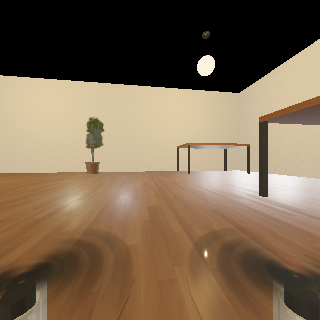
#> input picture input.png, 320 x 320 px
$ python transform_rendered_to_naneye.py
#> lines starting #> are read from the running program, lines starting #| are printed output that depends on the picture
import argparse
import numpy as np
from PIL import Image, ImageFilter

# File names
input_path = "input.png"
output_path = "output.png"

# NanEye resolution
width = 320
height = 320

# Using values from the spec sheet
full_scale_dn = 860.0 # full scale digital num before value gets clipped
read_noise_dn = 0.4
prnu_std = 0.013
dsnu_std = 0.84
row_noise_std = 0.2

blur_radius = 0.7
seed = 42

# Kalibr/OpenCV-style intrinsics in pixels [fu fv pu pv]
fx_px = width / 2.0
fy_px = height / 2.0
cx_px = (width - 1) / 2.0
cy_px = (height - 1) / 2.0

# Kalibr/OpenCV `radtan` distortion coefficients.
# Kalibr order: [k1 k2 r1 r2] where r1 maps to p1 and r2 maps to p2.
k1 = 0.18
k2 = 0.0
p1 = 0.0
p2 = 0.0
k3 = 0.0

def load_image_linear(path):
    # Load grayscale image. The function loads as an 8-bit depth image but
    # NanEye images are 10-bit depth in reality.
    img = Image.open(path).convert("L")
    return np.array(img, dtype=np.float32) / 255.0


def bilinear_interpolate(image, x, y):
    h, w = image.shape
    x = np.clip(x, 0, w - 1)
    y = np.clip(y, 0, h - 1)

    x0 = np.floor(x).astype(np.int32)
    y0 = np.floor(y).astype(np.int32)
    x1 = np.clip(x0 + 1, 0, w - 1)
    y1 = np.clip(y0 + 1, 0, h - 1)

    dx = x - x0
    dy = y - y0

    wa = (1.0 - dx) * (1.0 - dy)
    wb = dx * (1.0 - dy)
    wc = (1.0 - dx) * dy
    wd = dx * dy

    return (
        image[y0, x0] * wa
        + image[y0, x1] * wb
        + image[y1, x0] * wc
        + image[y1, x1] * wd
    )


def inverse_radtan_map(x_dist, y_dist, k1, k2, p1, p2, k3=0.0, iterations=8):
    # Invert Brown-Conrady (OpenCV/Kalibr radtan) in normalized image coords.
    x = x_dist.copy()
    y = y_dist.copy()

    for _ in range(iterations):
        r2 = x**2 + y**2
        r4 = r2 * r2
        r6 = r4 * r2
        radial = 1.0 + k1 * r2 + k2 * r4 + k3 * r6
        radial = np.where(np.abs(radial) < 1e-6, 1e-6, radial)

        delta_x = 2.0 * p1 * x * y + p2 * (r2 + 2.0 * x**2)
        delta_y = p1 * (r2 + 2.0 * y**2) + 2.0 * p2 * x * y

        x = (x_dist - delta_x) / radial
        y = (y_dist - delta_y) / radial

    return x, y


def apply_optics(gray, width, height, blur_radius, fx_px, fy_px, cx_px, cy_px, k1, k2, p1, p2, k3):
    # Simple optical stage: blur, then distortion, then resample to sensor.
    if fx_px <= 0 or fy_px <= 0:
        raise ValueError("Intrinsics fx_px/fy_px must be positive.")

    img = Image.fromarray((gray * 255).astype(np.uint8), mode="L")
    img = img.filter(ImageFilter.GaussianBlur(radius=blur_radius))
    img = img.resize((width, height), Image.Resampling.BICUBIC)

    gray = np.array(img, dtype=np.float32) / 255.0
    h, w = gray.shape

    y, x = np.indices((h, w), dtype=np.float32)
    # Distorted output coordinates in normalized camera units.
    x_dist = (x - cx_px) / fx_px
    y_dist = (y - cy_px) / fy_px

    # Inverse map so each output pixel samples the correct undistorted source.
    x_undist, y_undist = inverse_radtan_map(x_dist, y_dist, k1, k2, p1, p2, k3)

    x_src = x_undist * fx_px + cx_px
    y_src = y_undist * fy_px + cy_px

    return bilinear_interpolate(gray, x_src, y_src)


def convert_to_electrons(gray, full_scale_dn):
    # Convert normalized intensity to sensor units.
    return gray * full_scale_dn


# [5 lines left out: function generate_fixed_pattern_maps, not called in this run]


def apply_prnu(signal_dn, prnu_std, rng, prnu_map=None):
    # Photo Response Non-Uniformity (PRNU) is a multiplicative fixed-pattern.
    if prnu_map is None:
        prnu_map = rng.normal(0, prnu_std, signal_dn.shape)
    return signal_dn * (1 + prnu_map)


def apply_shot_noise(signal_dn, rng):
    # Photon shot noise is described by the Poisson process.
    # It's caused by the discrete arrival of photons and is signal dependent
    signal_dn = np.clip(signal_dn, 0, None)
    return rng.poisson(signal_dn).astype(np.float32)


def apply_dark_current(signal_dn, dsnu_std, rng, dark_current_mean=0.0, dsnu_map=None):
    # Add dark current fixed-pattern noise and dark shot noise.
    if dsnu_map is None:
        dsnu_map = rng.normal(0, dsnu_std, signal_dn.shape)
    dark_signal = np.clip(dark_current_mean + dsnu_map, 0, None)
    dark_noise = rng.poisson(dark_signal).astype(np.float32)
    return signal_dn + dark_noise

# Signal independent and is caused by electronics components
def apply_readout_noise(signal_dn, read_noise_dn, row_noise_std, rng):
    # Read noise and row noise are added after charge-to-voltage conversion.
    noisy = signal_dn + rng.normal(0, read_noise_dn, signal_dn.shape)
    noisy += rng.normal(0, row_noise_std, (signal_dn.shape[0], 1))
    return noisy


def load_master_npy(path):
    return np.load(path).astype(np.float32)


# [42 lines left out: functions infer_storage_white_level, looks_like_normalized_flat, maybe_rescale_master_maps, not called in this run]


def validate_master_shape(master_map, expected_shape, label):
    if master_map is None:
        return
    if master_map.shape != expected_shape:
        raise ValueError(
            f"{label} shape {master_map.shape} does not match expected sensor shape {expected_shape}."
        )


# [10 lines left out: function apply_master_flat, not called in this run]


def adc_quantize(signal_dn, full_scale_dn):
    # Clip to sensor full-scale and quantize to integer DN.
    signal_dn = np.clip(signal_dn, 0, full_scale_dn)
    signal_dn = np.round(signal_dn)
    return signal_dn / full_scale_dn


def save_image(out, output_path):
    # Save the result scaled to 8-bit for visualization.
    out_img = Image.fromarray((out * 255).astype(np.uint8), mode="L")
    out_img = out_img.resize((320, 320), Image.Resampling.BICUBIC)
    out_img.save(output_path)


def parse_arguments():
    parser = argparse.ArgumentParser(
        description="Transform a rendered image to NanEye style, optionally using master flat/dark calibration files."
    )
    parser.add_argument("--input", type=str, default=input_path, help="Rendered input image path.")
    parser.add_argument("--output", type=str, default=output_path, help="Output image path.")
    parser.add_argument("--master-flat", type=str, help="Master flat .npy file.")
    parser.add_argument("--master-dark", type=str, help="Master dark .npy file.")
    return parser.parse_args()


def main():
    args = parse_arguments()

    gray = load_image_linear(args.input)
    gray = apply_optics(
        gray,
        width,
        height,
        blur_radius,
        fx_px,
        fy_px,
        cx_px,
        cy_px,
        k1,
        k2,
        p1,
        p2,
        k3,
    )
#> in bilinear_interpolate, `y0 = np.floor(y).astype(np.int32)`:
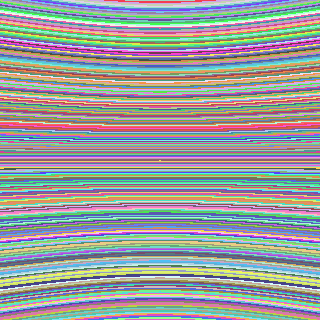
#> y0: shape (320, 320) int32; 281 distinct labels, from 19 to 299; one colour per label, 0 black
#> in bilinear_interpolate, `y1 = np.clip(y0 + 1, 0, h - 1)`: y1: shape (320, 320) int32; 281 distinct labels, from 20 to 300
#> in bilinear_interpolate, `wa = (1.0 - dx) * (1.0 - dy)`:
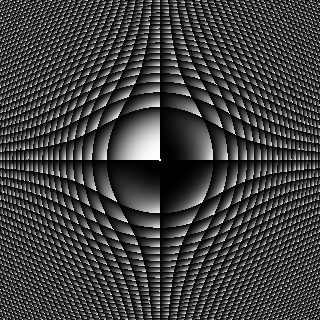
#> wa: shape (320, 320) float64; min 4.66e-10, max 1, mean 0.25
#> in bilinear_interpolate, `wb = dx * (1.0 - dy)`:
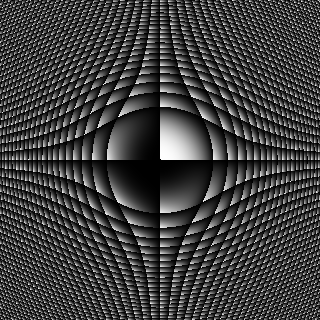
#> wb: shape (320, 320) float64; min 0, max 1, mean 0.25
#> in bilinear_interpolate, `wc = (1.0 - dx) * dy`:
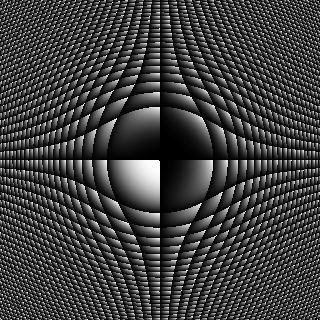
#> wc: shape (320, 320) float64; min 0, max 1, mean 0.25
#> in bilinear_interpolate, `wd = dx * dy`:
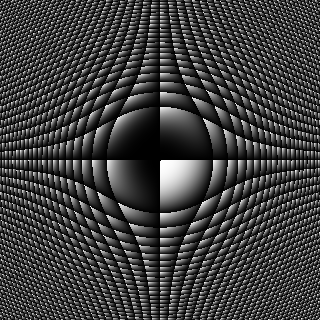
#> wd: shape (320, 320) float64; min 0, max 1, mean 0.25
    signal_dn = convert_to_electrons(gray, full_scale_dn)

    master_flat = load_master_npy(args.master_flat) if args.master_flat else None
    master_dark = load_master_npy(args.master_dark) if args.master_dark else None
    expected_shape = signal_dn.shape
#> expected_shape = (320, 320)
    validate_master_shape(master_flat, expected_shape, "Master flat")
    validate_master_shape(master_dark, expected_shape, "Master dark")

    rng = np.random.default_rng(seed)

    has_master_flat = master_flat is not None
    has_master_dark = master_dark is not None
    flat_is_normalized = has_master_flat and looks_like_normalized_flat(master_flat)

    if has_master_flat or has_master_dark:
        master_flat, master_dark, scale, source_white = maybe_rescale_master_maps(
            master_flat,
            master_dark,
            full_scale_dn=full_scale_dn,
            scale_flat=not flat_is_normalized,
        )
        if scale != 1.0:
            print(
                "Info: scaled master calibration maps by "
                f"{scale:.6f} to match full_scale_dn={full_scale_dn:.1f} "
                f"(assumed source white level {source_white:.0f} DN)."
            )

    if has_master_flat:
        if flat_is_normalized and has_master_dark:
            print(
                "Info: master flat looks normalized; using it directly as gain "
                "and skipping (master_flat - master_dark)."
            )
            signal_dn = apply_master_flat(signal_dn, master_flat, master_dark=None)
        elif has_master_dark:
            signal_dn = apply_master_flat(signal_dn, master_flat, master_dark=master_dark)
        else:
            signal_dn = apply_master_flat(signal_dn, master_flat, master_dark=None)

    else:
        signal_dn = apply_prnu(signal_dn, prnu_std, rng)

    if has_master_dark:
        signal_dn += master_dark
    else:
        signal_dn = apply_dark_current(signal_dn, dsnu_std, rng)
#> in apply_dark_current, `dark_noise = rng.poisson(dark_signal).astype(np.float32)`:
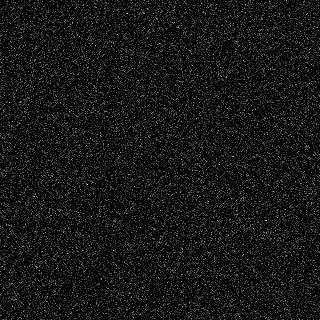
#> dark_signal: shape (320, 320) float64; min 0, max 4.19, mean 0.337; drawn with min black and max white

    signal_dn = apply_shot_noise(signal_dn, rng)
#> in apply_shot_noise, `return rng.poisson(signal_dn).astype(np.float32)`:
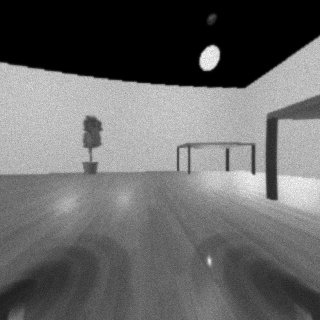
#> returned value: shape (320, 320) float32; min 0, max 914, mean 372.5; drawn with min black and max white

    signal_dn = apply_readout_noise(signal_dn, read_noise_dn, row_noise_std, rng)

    out = adc_quantize(signal_dn, full_scale_dn)
    save_image(out, args.output)

    print("Saved to:", args.output)


if __name__ == "__main__":
    main()
